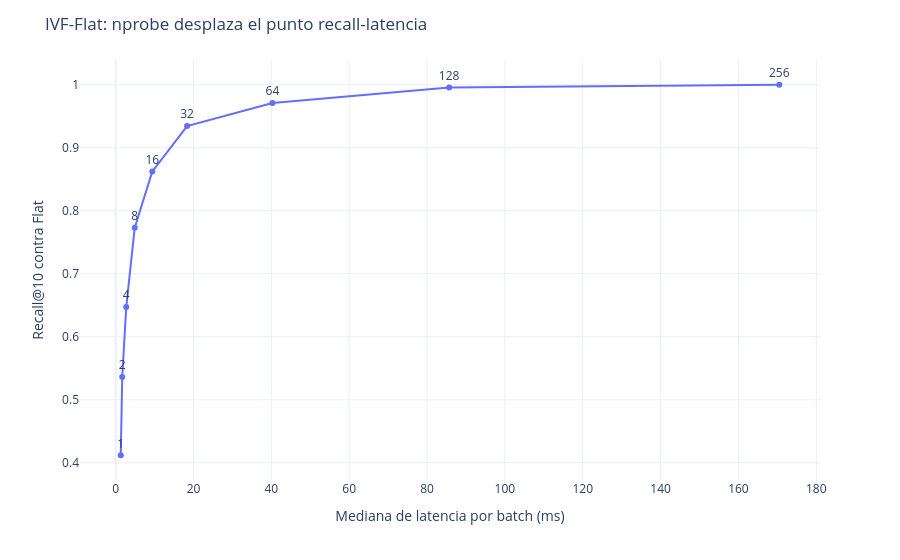

The code cell stored with this chart in its notebook:
### Code cell
ivf_figure = px.line(
    ivf_frame,
    x="median_latency_ms",
    y="recall_at_k",
    text="value",
    markers=True,
)
ivf_figure.update_traces(textposition="top center")
ivf_figure.update_layout(
    title="IVF-Flat: nprobe desplaza el punto recall-latencia",
    xaxis_title="Mediana de latencia por batch (ms)",
    yaxis_title="Recall@10 contra Flat",
)
ivf_figure.show()

### Figure 1 — Plotly figure (JSON) as saved in the notebook; plotly's stock layout.template omitted (floating-point values rounded to 4 significant figures)
{"data": [{"hovertemplate": "median_latency_ms=%{x}<br>recall_at_k=%{y}<br>value=%{text}<extra></extra>", "legendgroup": "", "line": {"color": "#636efa", "dash": "solid"}, "marker": {"symbol": "circle"}, "mode": "lines+markers+text", "name": "", "orientation": "v", "showlegend": false, "text": [1.0, 2.0, 4.0, 8.0, 16.0, 32.0, 64.0, 128.0, 256.0], "textposition": "top center", "type": "scatter", "x": [1.312, 1.696, 2.726, 4.906, 9.42, 18.36, 40.29, 85.68, 170.5], "xaxis": "x", "y": [0.412, 0.5362, 0.6471, 0.7732, 0.8623, 0.9344, 0.971, 0.9957, 1.0], "yaxis": "y"}], "layout": {"legend": {"tracegroupgap": 0}, "margin": {"t": 60}, "title": {"text": "IVF-Flat: nprobe desplaza el punto recall-latencia"}, "xaxis": {"anchor": "y", "domain": [0, 1], "title": {"text": "Mediana de latencia por batch (ms)"}}, "yaxis": {"anchor": "x", "domain": [0, 1], "title": {"text": "Recall@10 contra Flat"}}}}
